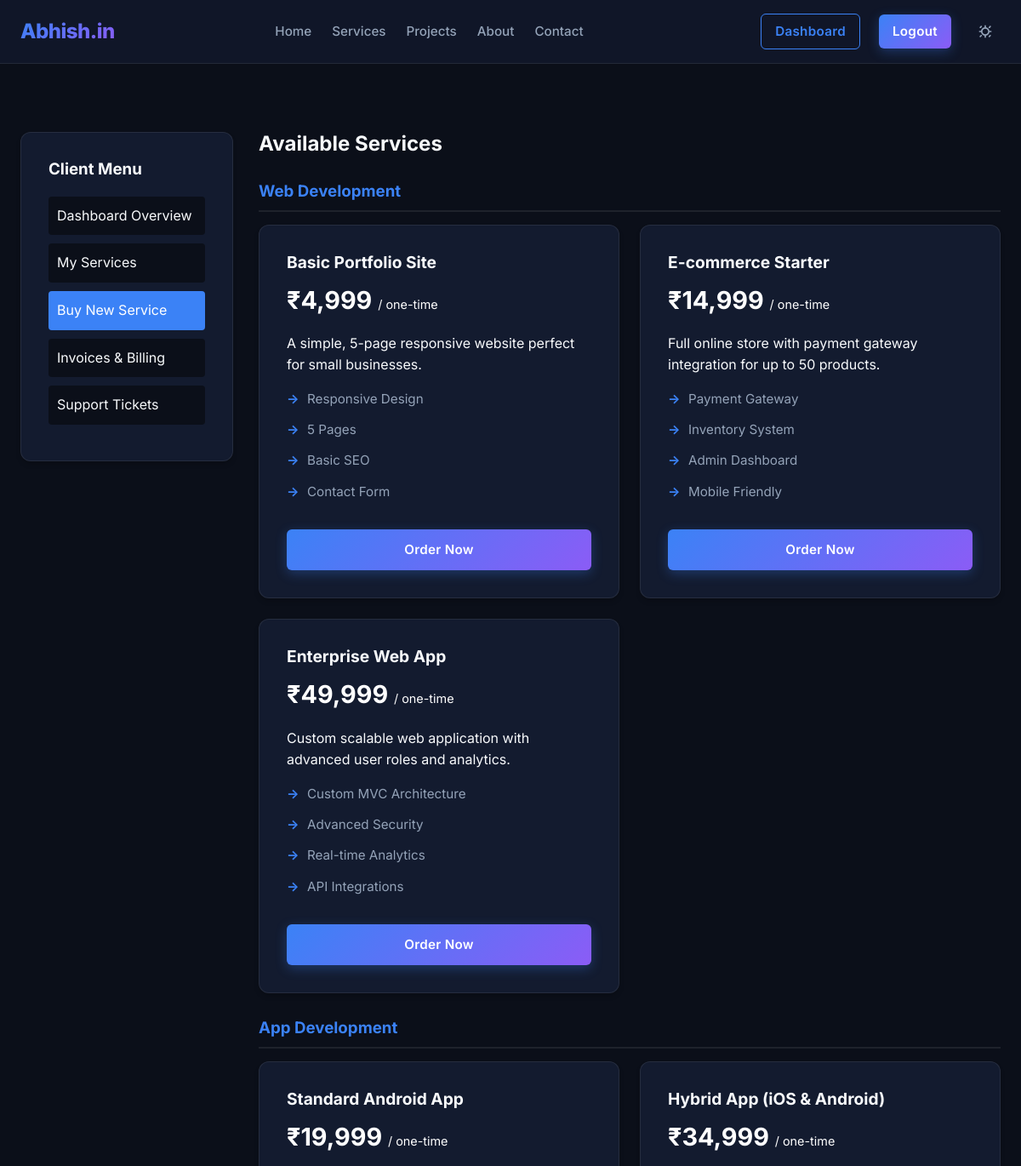
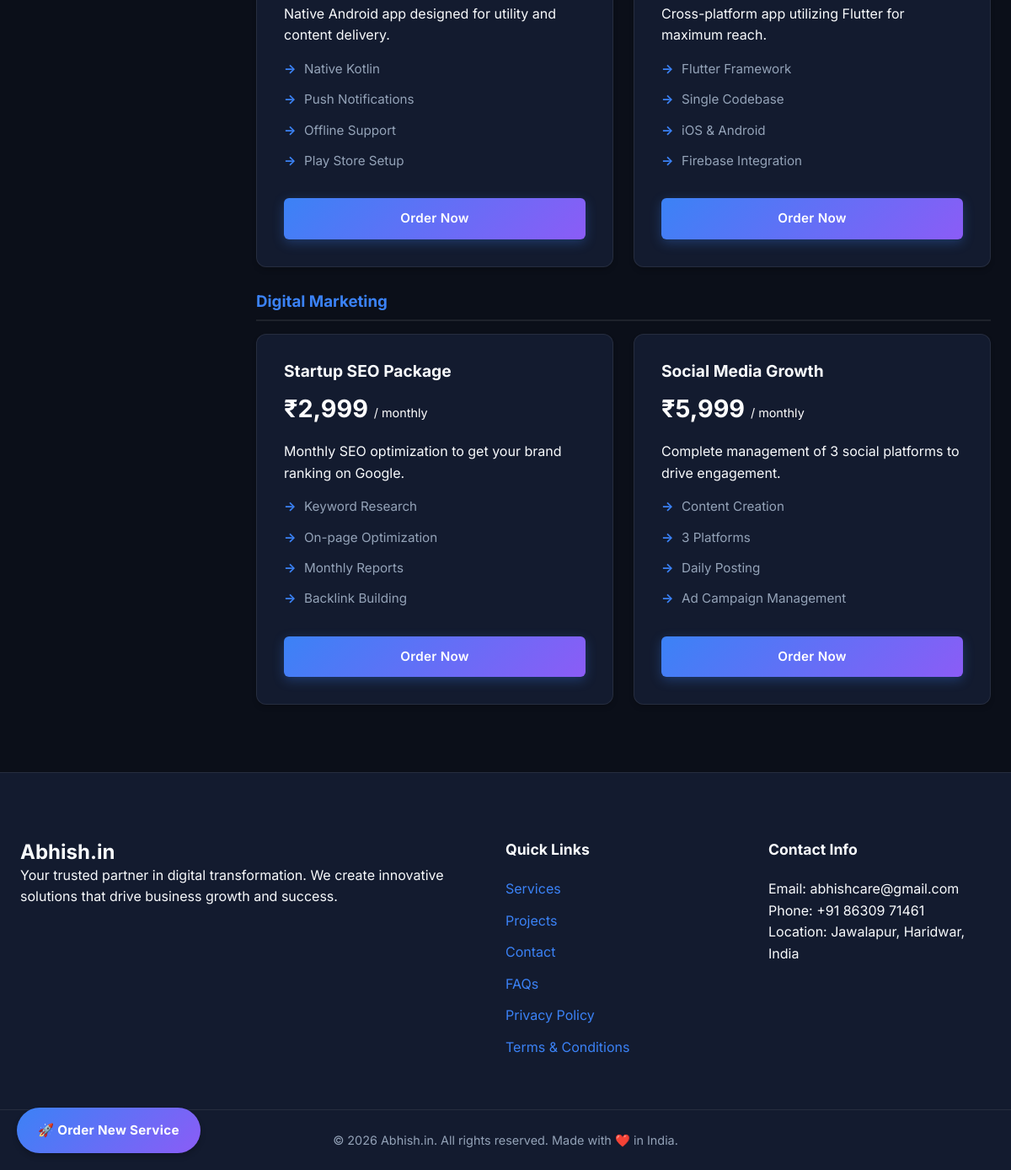
/client/buy (signed in), run on the app's committed database (2 pictures, top to bottom).
### tables this page shows
CREATE TABLE IF NOT EXISTS services (
    id INT AUTO_INCREMENT PRIMARY KEY,
    title VARCHAR(255) NOT NULL,
    category VARCHAR(100) NOT NULL DEFAULT 'Web Development',
    description TEXT NOT NULL,
    price DECIMAL(10, 2) NOT NULL DEFAULT 0,
    billing_cycle ENUM('monthly', 'yearly', 'one-time') DEFAULT 'monthly',
    icon VARCHAR(255) DEFAULT NULL,
    features TEXT,  
    sort_order INT DEFAULT 0,
    created_at TIMESTAMP DEFAULT CURRENT_TIMESTAMP
);

### app/controllers/Client.php (called while the page is built, shortened)
<?php
class Client extends Controller {
    private $contentModel;
    public function __construct() {
        $this->contentModel = $this->model('ContentModel');
    }
    public function buy() {
        $services = $this->contentModel->getServices();
        $data = [
            'settings' => $this->contentModel->getSettings(),
            'available_services' => $services
        ];
        $this->view('client/buy', $data);
    }
}

### core/Router.php (called while the page is built, shortened)
<?php
class Router {
    protected $currentMethod = 'index';
    public function __construct() {
        $url = $this->getUrl();
        if (isset($url[0]) && file_exists('../app/controllers/' . ucwords($url[0]) . '.php')) {
            unset($url[0]);
        }
        $this->currentController = new $this->currentController;
        if (isset($url[1])) {
            if (method_exists($this->currentController, $url[1])) {
                $this->currentMethod = $url[1];
                unset($url[1]);
            }
        }
        $this->params = $url ? array_values($url) : [];
        call_user_func_array([$this->currentController, $this->currentMethod], $this->params);
    }
    public function getUrl() {
        if (isset($_GET['url'])) {
            $url = rtrim($_GET['url'], '/');
            $url = filter_var($url, FILTER_SANITIZE_URL);
            $url = explode('/', $url);
            return $url;
        }
        return [];
    }
}

### public/index.php (called while the page is built, shortened)
<?php
spl_autoload_register(function ($className) {
    $file = '../core/' . $className . '.php';
});
$init = new Router();

### core/Database.php (called while the page is built, shortened)
<?php
class Database {
    private $host = DB_HOST;
    private $user = DB_USER;
    private $pass = DB_PASS;
    private $dbname = DB_NAME;
    public $dbh;
    private $stmt;
    public function __construct() {
        $dsn = 'mysql:host=' . $this->host . ';dbname=' . $this->dbname . ';charset=utf8mb4';
        $options = array(
            PDO::ATTR_PERSISTENT => true,
            PDO::ATTR_ERRMODE => PDO::ERRMODE_EXCEPTION
        );
        try {
            $this->dbh = new PDO($dsn, $this->user, $this->pass, $options);
        } catch (PDOException $e) {
            $this->error = $e->getMessage();
            error_log('Database connection error: ' . $this->error);
            die('Database Connection Failed. Please ensure the database is running and configured correctly in config/config.php.');
        }
    }
    public function query($sql) {
        $this->stmt = $this->dbh->prepare($sql);
    }
    public function execute() {
        return $this->stmt->execute();
    }
    public function resultSet() {
        $this->execute();
        return $this->stmt->fetchAll(PDO::FETCH_OBJ);
    }
}

### app/models/ContentModel.php (called while the page is built, shortened)
<?php
class ContentModel {
    private $db;
    public function __construct() {
        $this->db = new Database();
    }
    public function getSettings() {
        $this->db->query("SELECT * FROM settings");
        $results = $this->db->resultSet();
        $settings = [];
        foreach ($results as $row) {
            $settings[$row->setting_key] = $row->setting_value;
        }
        return $settings;
    }
    public function getServices() {
        $this->db->query("SELECT * FROM services ORDER BY sort_order ASC");
        return $this->db->resultSet();
    }
}

### app/views/client/buy.php (the view)
<?php require_once APPROOT . '/app/views/partials/header.php'; ?>
<section class="section bg-light" style="min-height: 80vh;">
    <div class="container">
        <div style="display: flex; gap: 30px;">
            <?php $current = 'buy'; include 'sidebar.php'; ?>
            <div style="flex-grow: 1;">
                <h2 style="margin-bottom: 20px;">Available Services</h2>
                <?php
                $groupedServices = [];
                foreach($data['available_services'] as $s) {
                    $groupedServices[$s->category][] = $s;
                }
                ?>
                <?php foreach($groupedServices as $category => $services): ?>
                    <h3 style="margin-top: 30px; margin-bottom: 15px; padding-bottom: 10px; border-bottom: 2px solid var(--border-color); color: var(--accent-primary);"><?= htmlspecialchars($category); ?></h3>
                    <div class="grid-2">
                        <?php foreach($services as $service): ?>
                            <div class="card" style="display: flex; flex-direction: column;">
                                <h4 style="font-size: 1.2rem; margin-bottom: 10px;"><?= htmlspecialchars($service->title); ?></h4>
                                <div style="font-size: 1.8rem; font-weight: bold; color: white; margin-bottom: 15px;">
                                    ₹<?= number_format($service->price, 0); ?>
                                    <span style="font-size: 0.9rem; color: var(--text-muted); font-weight: normal;">/ <?= $service->billing_cycle; ?></span>
                                </div>
                                <p style="color: var(--text-muted); margin-bottom: 15px; flex-grow: 1;"><?= htmlspecialchars($service->description); ?></p>
                                <ul class="feature-list" style="margin-bottom: 20px;">
                                    <?php
                                    $features = explode(',', $service->features);
                                    foreach ($features as $feature) : ?>
                                        <li><?= htmlspecialchars(trim($feature)); ?></li>
                                    <?php endforeach; ?>
                                </ul>
                                <a href="<?= URLROOT; ?>/client/checkout/<?= $service->id; ?>" class="btn btn-primary text-center" style="width: 100%; margin-top: auto;">Order Now</a>
                            </div>
                        <?php endforeach; ?>
                    </div>
                <?php endforeach; ?>
            </div>
        </div>
    </div>
</section>
<?php require_once APPROOT . '/app/views/partials/footer.php'; ?>

### public/css/style.css (style rules this page uses)
:root { --font-primary: 'Inter', system-ui, -apple-system, sans-serif; --font-heading: 'Plus Jakarta Sans', var(--font-primary); --radius-sm: 6px; --radius-md: 12px; --radius-lg: 20px; --transition-fast: 0.2s ease; --transition-smooth: 0.3s cubic-bezier(0.4, 0, 0.2, 1); --bg-main: #0B0F19; --bg-surface: #131B2F; --bg-surface-elevated: #1A243D; --bg-glass: rgba(19, 27, 47, 0.7); --text-primary: #F8FAFC; --text-secondary: #94A3B8; --border-color: rgba(255, 255, 255, 0.08); --border-glow: rgba(59, 130, 246, 0.3); --accent-primary: #3B82F6; --accent-primary-hover: #2563EB; --accent-gradient: linear-gradient(135deg, #3B82F6 0%, #8B5CF6 100%); --shadow-sm: 0 4px 6px -1px rgba(0, 0, 0, 0.2); --shadow-md: 0 10px 15px -3px rgba(0, 0, 0, 0.3); --shadow-lg: 0 20px 25px -5px rgba(0, 0, 0, 0.4); --shadow-glow: 0 0 20px rgba(59, 130, 246, 0.15); --success: #10B981; --warning: #F59E0B; --danger: #EF4444; }
*, *::before, *::after { box-sizing: border-box; margin: 0; padding: 0; }
body { font-family: var(--font-primary); background-color: var(--bg-main); color: var(--text-primary); line-height: 1.6; -webkit-font-smoothing: antialiased; transition: background-color var(--transition-smooth), color var(--transition-smooth); }
h1, h2, h3, h4, h5, h6 { font-family: var(--font-heading); font-weight: 700; line-height: 1.2; color: var(--text-primary); }
a { color: var(--accent-primary); text-decoration: none; transition: color var(--transition-fast); }
ul { list-style: none; }
.container { width: 100%; max-width: 1280px; margin: 0 auto; padding: 0 24px; }
.text-center { text-align: center; }
.btn { display: inline-flex; align-items: center; justify-content: center; padding: 12px 24px; font-weight: 600; font-size: 0.95rem; border-radius: var(--radius-sm); cursor: pointer; border: none; transition: all var(--transition-smooth); letter-spacing: 0.3px; }
.btn-primary { background: var(--accent-gradient); color: #fff; box-shadow: 0 4px 14px rgba(59, 130, 246, 0.3); }
.card { background: var(--bg-surface); border: 1px solid var(--border-color); border-radius: var(--radius-md); padding: 32px; box-shadow: var(--shadow-sm); transition: all var(--transition-smooth); position: relative; overflow: hidden; }
.card::before { content: ''; position: absolute; top: 0; left: 0; width: 100%; height: 4px; background: var(--accent-gradient); opacity: 0; transition: opacity var(--transition-smooth); }
.grid-2 { display: grid; grid-template-columns: repeat(auto-fit, minmax(320px, 1fr)); gap: 24px; }
.section { padding: 80px 0; }
.bg-light { background-color: var(--bg-main); }
.feature-list li { position: relative; padding-left: 24px; margin-bottom: 12px; color: var(--text-secondary); font-size: 0.95rem; }
.feature-list li::before { content: '→'; position: absolute; left: 0; color: var(--accent-primary); font-weight: bold; }

### data on the page
services: title "Basic Portfolio Site", price "4,999", billing_cycle "one-time", description "A simple, 5-page responsive website perfect for small businesses.", features "Responsive Design", features "5 Pages", features "Basic SEO", features "Contact Form", $service->id 1 (drawn)
services: title "E-commerce Starter", price "14,999", billing_cycle "one-time", description "Full online store with payment gateway integration for up to 50 products.", features "Payment Gateway", features "Inventory System", features "Admin Dashboard", features "Mobile Friendly"
services: title "Enterprise Web App", price "49,999", billing_cycle "one-time", description "Custom scalable web application with advanced user roles and analytics.", features "Custom MVC Architecture", features "Advanced Security", features "Real-time Analytics", features "API Integrations"
services: title "Standard Android App", price "19,999", billing_cycle "one-time", description "Native Android app designed for utility and content delivery.", features "Native Kotlin", features "Push Notifications", features "Offline Support", features "Play Store Setup"
services: title "Hybrid App (iOS & Android)", price "34,999", billing_cycle "one-time", description "Cross-platform app utilizing Flutter for maximum reach.", features "Flutter Framework", features "Single Codebase", features "iOS & Android", features "Firebase Integration"
services: title "Startup SEO Package", price "2,999", billing_cycle "monthly", description "Monthly SEO optimization to get your brand ranking on Google.", features "Keyword Research", features "On-page Optimization", features "Monthly Reports", features "Backlink Building"
services: title "Social Media Growth", price "5,999", billing_cycle "monthly", description "Complete management of 3 social platforms to drive engagement.", features "Content Creation", features "3 Platforms", features "Daily Posting", features "Ad Campaign Management"

### other printed values
$data['settings']['site_name'] "Abhish.in"
$category "Web Development"
$category "App Development"
$category "Digital Marketing"
$data['settings']['contact_email'] "abhishcare@gmail.com"
$data['settings']['contact_phone_1'] "+91 86309 71461"
$data['settings']['contact_location'] "Jawalapur, Haridwar, India"
